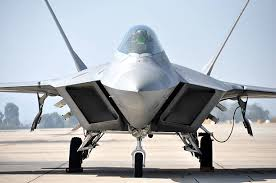
#> input picture download.jpeg, 276 x 183 px
$ python basic.py
#> lines starting #> are read from the running program, lines starting #| are printed output that depends on the picture
import cv2


img = cv2.imread('download.jpeg', 0 )
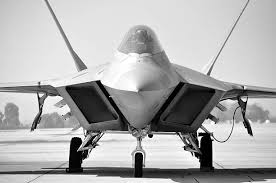
#> img: shape (183, 276); min 0, max 255, mean 174

print(img)
#> (printed output is left out)
print(type(img))
#| <class 'numpy.ndarray'>
